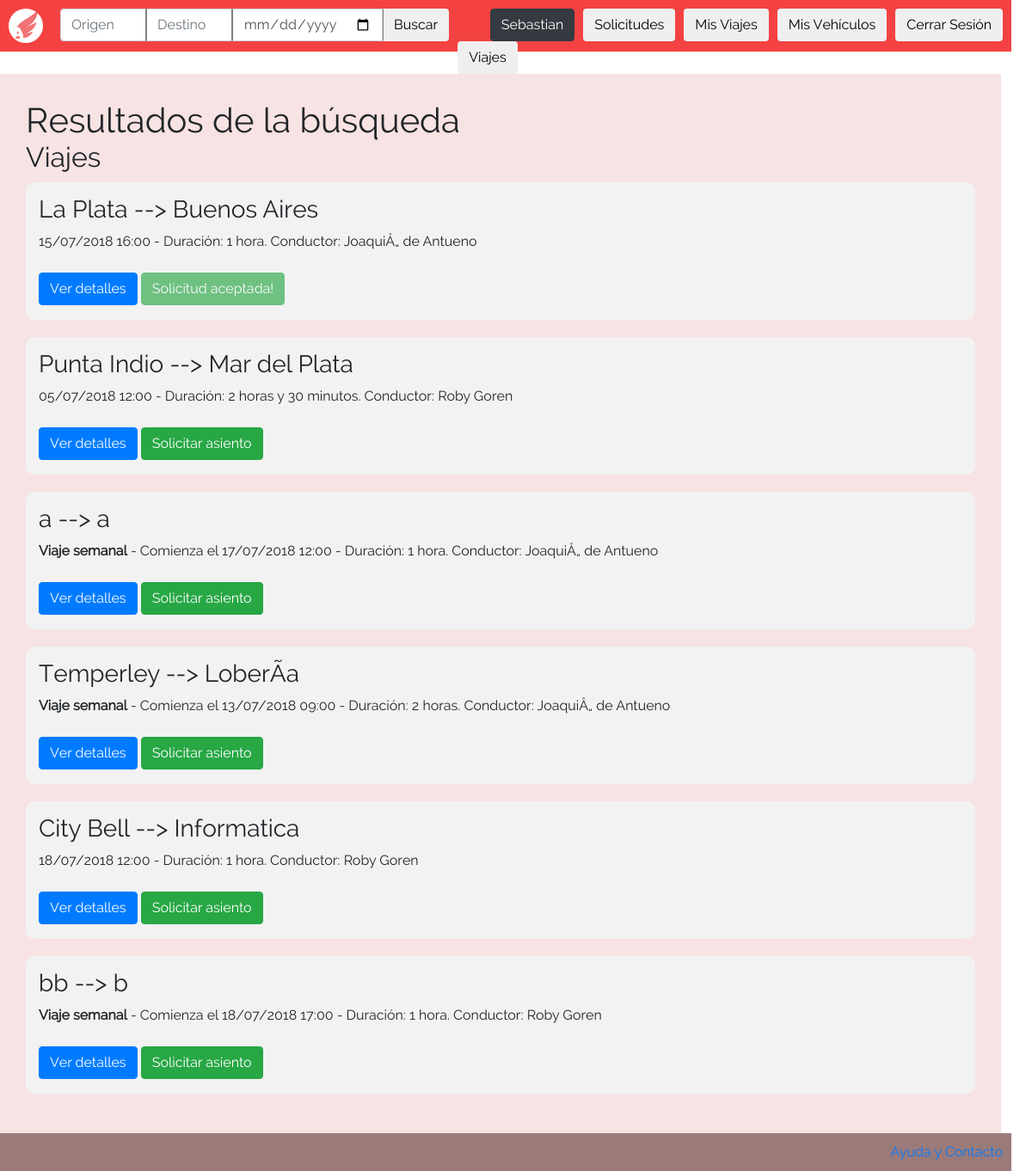
The page /vistas/buscar_viaje.php (signed in) on the database as committed earlier.
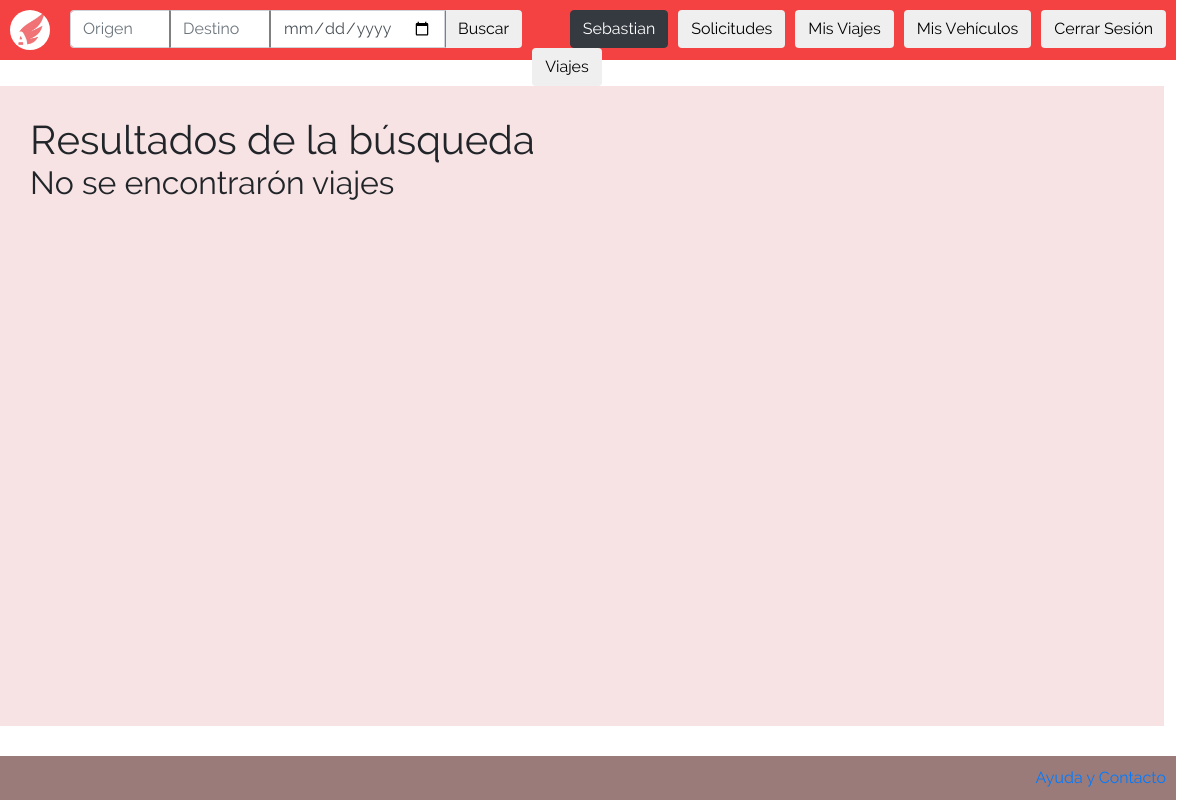
The same page on the database as committed later.
### tables this page shows
CREATE TABLE `viajes` (
  `id_viaje` int(11) NOT NULL,
  `id_usuario` int(11) NOT NULL,
  `patente` varchar(10) NOT NULL,
  `origen` text NOT NULL,
  `destino` text NOT NULL,
  `duracion` decimal(10,5) NOT NULL,
  `fecha_hora` datetime NOT NULL,
  `descripcion` text NOT NULL,
  `tipo` int(11) NOT NULL,
  `costo` decimal(10,5) NOT NULL,
  `tarjeta` bigint(20) NOT NULL,
  `pago_conductor` int(11) NOT NULL DEFAULT '0',
  `pago_pasajero` int(11) NOT NULL DEFAULT '0'
);

CREATE TABLE `usuario` (
  `id_usuario` int(11) NOT NULL,
  `nombre` varchar(2048) NOT NULL,
  `apellido` varchar(2048) NOT NULL,
  `fecha_de_nacimiento` date NOT NULL,
  `mail` varchar(2048) NOT NULL,
  `promedio_puntuacion_conductor` double NOT NULL,
  `promedio_puntuacion_pasajero` double NOT NULL,
  `id_direccion` int(11) NOT NULL,
  `contrasenia` varchar(256) NOT NULL,
  `foto_perfil` text NOT NULL,
  `gasto` double NOT NULL DEFAULT '0',
  `ahorro` double NOT NULL DEFAULT '0'
);

### vistas/buscar_viaje.php (the view, shortened to what this page needs)
<!DOCTYPE html>
<html>
  <head>
    <link href="/css/bootstrap.css" rel="stylesheet" type="text/css" >
    <link href="/css/index.css" rel="stylesheet" type="text/css">
    <link href="/css/listar_vehiculos.css" rel="stylesheet" type="text/css">
  </head>
  <body>
    <?php
      include("../php/abrir_conexion.php");
      include("../php/utils.php");
      include("header.php");
      $user_id = $_SESSION["user_id"];
      $title = "";
      $query = "SELECT * from viajes WHERE id_usuario!=$user_id";
      $result = mysqli_query($conn, $query);
    ?>
    <div id="body">
      <h1>Resultados de la búsqueda</h1>
      <?php
        if(mysqli_num_rows($result) == 0){
          echo "<h2>No se encontrarón viajes$title</h2>";
        } else {
          echo "<h2>Viajes$title</h2>";
        }
        while($trip = mysqli_fetch_assoc($result)){
          $query = "SELECT * FROM usuario WHERE id_usuario=".$trip["id_usuario"];
          $driver = mysqli_fetch_assoc(mysqli_query($conn, $query));
          $name = $driver["nombre"]." ".$driver["apellido"];
      ?>
      <div class="vehicle">
        <div class="vehicle-info">
          <h3><?= $trip["origen"] ?> --> <?= $trip["destino"] ?></h3>
          <?=
            ($trip["tipo"] == WEEKLY_TRIP)?"<strong>Viaje semanal</strong> - Comienza el ":"";
          ?>
          <?= date("d/m/Y H:i", strtotime($trip["fecha_hora"])); ?> - Duración:
          <?php
            echo printTime($trip["duracion"]).".";
          ?>
          Conductor: <?= $name ?>
	        <br>
          <br>
	          <form class="" action="/vistas/ver_detalles_viaje.php" method="post">
              <button class="btn btn-primary" name="">Ver detalles</button>
          </form>
	        <form class="" action="/php/verificar_disponibilidad.php" method="post">
            <?php
              if (alreadyHaveRequest($conn, $_SESSION["user_id"], $trip["id_viaje"])){
                $query = "SELECT * FROM solicitud WHERE id_viaje=".$trip["id_viaje"]." AND id_pasajero=".$_SESSION["user_id"];
                $request = mysqli_fetch_assoc(mysqli_query($conn, $query));
                switch($request["estado"]){
                  case ACCEPTED: echo '<button class="btn btn-success" disabled>Solicitud aceptada!</button>';
                    break;
                }
              } else {
                ?> <button class="btn btn-success">Solicitar asiento</button> <?
              }
            ?>
          </form>
        </div>
      </div>
      <?php } ?>
    </div>
    <?php
      include("footer.php");
    ?>
  </body>
</html>

### vistas/header.php (shortened to what this page needs)
<div id="header">
  <img id="logo" src="/img/logo.jpeg" />
  <form id="search-form" class="form-inline" method="post" action="/vistas/buscar_viaje.php">
    <input <?= (isset($_POST["origin"]))?"value='".$_POST["origin"]."'":"" ?> type="text" name="origin" class="form-control mb-2 mr-sm-2 search s1" id="inlineFormInputName2" placeholder="Origen">
    <div class="input-group mb-2 mr-sm-2">
      <input <?= (isset($_POST["destination"]))?"value='".$_POST["destination"]."'":"" ?> type="text" name="destination" class="form-control search s2" id="inlineFormInputGroupUsername2" placeholder="Destino">
    </div>
    <div class="form-check mb-2 mr-sm-2">
      <input <?= (isset($_POST["date"]))?"value='".$_POST["date"]."'":"" ?> type="date" name="date" class="form-control search" id="date" name="date" placeholder="Fecha">
    </div>
    <button type="submit" class="btn mb-2" id="search-button">Buscar</button>
  </form>
  <button class="btn"><a href="/php/cerrar_sesion.php">Cerrar Sesión</a></button>
  <button class="btn"><a href="/vistas/listar_vehiculos.php">Mis Vehículos</a></button>
  <button class="btn"><a href="/vistas/ver_viajes.php">Mis Viajes</a></button>
  <button class="btn"><a href="/vistas/ver_solicitudes.php">Solicitudes</a></button>
  <button class="btn btn-dark" ><a style="color: white" href="/vistas/ver_perfil.php"><?php echo  $_SESSION["user_name"] ?></a></button>
  <button class="btn" id="left-button"><a href="/vistas/listar_todos_los_viajes.php">Viajes</a></button>
</div>

### php/utils.php (shortened to what this page needs)
<?php
  function printTime($time){
    $hours = floor($time);
    $minutes = $time-$hours;
    if($hours > 0){
      echo $hours.(($hours>=2)?" horas":" hora");
      if($minutes > 0){
        echo " y";
      }
    }
    if($minutes > 0){
      echo " ".($minutes*60)." minutos";
    }
  }
  function alreadyHaveRequest($conn, $user_id, $trip_id){
    $query = "SELECT * FROM solicitud WHERE id_pasajero='$user_id' AND id_viaje='$trip_id' ";
    $requests = mysqli_query($conn, $query);
    return mysqli_num_rows($requests) > 0;
  }
?>

### vistas/footer.php
<div id="footer">
        <a id="help_link"  href="/php/ayuda.php">Ayuda y Contacto</a>
      </div>

### css/index.css (style rules this page uses)
html, body { height: 100%; width: 99%; margin: 0px; padding: 0px; font-family: "Raleway"; }
h1, h2 { margin: 0px }
#header { width: 100%; height: 60px; background-color: rgb(244, 66, 66); margin: 0px; padding: 10px; }
#logo { border-radius: 100%; height: 40px; float: left; margin-right: 20px; }
#header #search-button { margin-left: -8px; border-top-left-radius: 0; border-bottom-left-radius: 0; border-left-color: grey; }
#header button { float: right; margin-left: 10px; }
#header #left-button { float: left; margin-left: 10px; }
#header form { float: left; }
#header form .search { width: 100px; margin-left:0px; margin-right:0px !important; }
.s1 { border-top-right-radius: 0; border-bottom-right-radius: 0; border-right-color: grey; }
.s2 { border-radius: 0; border-right-color: grey; border-left-color: grey; }
#header #date { width: 175px; height: 38px; margin-left: -8px; border-radius: 0 !important; border-left-color: grey; }
button a { color: black; }
#body { padding-top: 30px; padding-bottom: 20px; padding-left: 30px; background-color: rgb(247, 227, 227); width: 99%; min-height: 80%; overflow: auto; margin: 0px; padding-bottom: 70px; }
#footer { width: 98%; height: content; background-color: rgb(155, 122, 122); margin: 0px; padding: 10px; overflow: auto; position: fixed; bottom: 0; left: 0; }
#help_link { float: right; }

### css/listar_vehiculos.css (style rules this page uses)
.vehicle { height: 160px; width: calc(100% - 30px); background-color: rgb(242, 242, 242); margin-bottom: 20px; margin-top: 10px; border-radius: 10px; padding: 15px; }
.vehicle form { display: inline; }
.vehicle-info { float: left; }

Rows that differ between the two databases and show on the page:
removed viajes: origen "La Plata", destino "Buenos Aires", fecha_hora "15/07/2018 16:00", duracion "1", id_usuario.apellido "JoaquiÅ„ de Antueno", shows "Solicitud aceptada!"
removed viajes: origen "Punta Indio", destino "Mar del Plata", fecha_hora "05/07/2018 12:00", duracion "2", shows "horas", shows "y", $minutes*60 "30", id_usuario.apellido "Roby Goren", shows "Solicitar asiento"
removed viajes: origen "a", destino "a", tipo "Viaje semanal", fecha_hora "17/07/2018 12:00", duracion "1", id_usuario.apellido "JoaquiÅ„ de Antueno", shows "Solicitar asiento"
removed viajes: origen "Temperley", destino "LoberÃ­a", tipo "Viaje semanal", fecha_hora "13/07/2018 09:00", duracion "2", shows "horas", id_usuario.apellido "JoaquiÅ„ de Antueno", shows "Solicitar asiento"
removed viajes: origen "City Bell", destino "Informatica", fecha_hora "18/07/2018 12:00", duracion "1", id_usuario.apellido "Roby Goren", shows "Solicitar asiento"
removed viajes: origen "bb", destino "b", tipo "Viaje semanal", fecha_hora "18/07/2018 17:00", duracion "1", id_usuario.apellido "Roby Goren", shows "Solicitar asiento"
Other text that changed with them:
text no longer shown: "Viajes"
text now shown: "No se encontrarón viajes"
